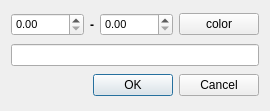
<?xml version="1.0" encoding="UTF-8"?>
<ui version="4.0">
 <class>edit_user_int</class>
 <widget class="QWidget" name="edit_user_int">
  <property name="geometry">
   <rect>
    <x>0</x>
    <y>0</y>
    <width>266</width>
    <height>111</height>
   </rect>
  </property>
  <property name="windowTitle">
   <string>Изменить интервал</string>
  </property>
  <layout class="QGridLayout" name="gridLayout_2">
   <item row="0" column="0">
    <layout class="QGridLayout" name="gridLayout">
     <item row="0" column="0">
      <layout class="QGridLayout" name="gridLayout_24" columnstretch="3,0,3">
       <item row="0" column="0">
        <widget class="QDoubleSpinBox" name="doubleSpinBox_start">
         <property name="font">
          <font>
           <pointsize>8</pointsize>
          </font>
         </property>
         <property name="decimals">
          <number>2</number>
         </property>
         <property name="maximum">
          <double>25000.000000000000000</double>
         </property>
        </widget>
       </item>
       <item row="0" column="1">
        <widget class="QLabel" name="label_11">
         <property name="font">
          <font>
           <weight>75</weight>
           <bold>true</bold>
          </font>
         </property>
         <property name="text">
          <string>-</string>
         </property>
         <property name="alignment">
          <set>Qt::AlignCenter</set>
         </property>
        </widget>
       </item>
       <item row="0" column="2">
        <widget class="QDoubleSpinBox" name="doubleSpinBox_stop">
         <property name="font">
          <font>
           <pointsize>8</pointsize>
          </font>
         </property>
         <property name="decimals">
          <number>2</number>
         </property>
         <property name="maximum">
          <double>25000.000000000000000</double>
         </property>
         <property name="value">
          <double>0.000000000000000</double>
         </property>
        </widget>
       </item>
      </layout>
     </item>
     <item row="0" column="1">
      <widget class="QPushButton" name="pushButton_color">
       <property name="text">
        <string>color</string>
       </property>
      </widget>
     </item>
    </layout>
   </item>
   <item row="1" column="0">
    <widget class="QLineEdit" name="lineEdit_title"/>
   </item>
   <item row="2" column="0">
    <widget class="QDialogButtonBox" name="buttonBox">
     <property name="standardButtons">
      <set>QDialogButtonBox::Cancel|QDialogButtonBox::Ok</set>
     </property>
    </widget>
   </item>
  </layout>
 </widget>
 <resources/>
 <connections/>
</ui>
